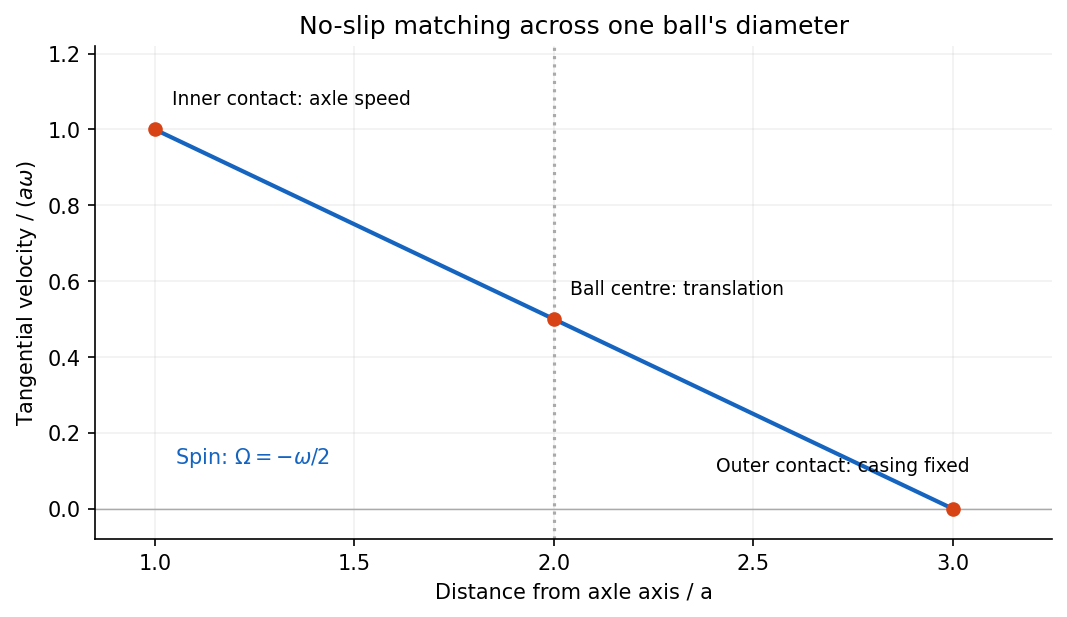

Source code (Python):
"""Original explanatory figure; Python 3.14 and root pyproject dependencies."""
from pathlib import Path
import numpy as np
import matplotlib
matplotlib.use("Agg")
import matplotlib.pyplot as plt
plt.rcParams.update({"font.size":10,"axes.spines.top":False,"axes.spines.right":False,"figure.facecolor":"white","axes.facecolor":"white"})

fig,ax=plt.subplots(figsize=(7,4),layout="constrained")
r=np.linspace(1,3,100);u=(3-r)/2
ax.plot(r,u,color="#1565c0",lw=2)
for x,y,label in [(1,1,"Inner contact: axle speed"),(2,.5,"Ball centre: translation"),(3,0,"Outer contact: casing fixed")]:
 ax.scatter([x],[y],color="#d84315",zorder=4);ax.annotate(label,(x,y),xytext=(8,12 if x<3 else 18),textcoords="offset points",ha="left" if x<3 else "right",fontsize=9)
ax.axvline(2,color="#aaa",ls=":");ax.axhline(0,color="#aaa",lw=.7)
ax.text(1.05,.12,r"Spin: $\Omega=-\omega/2$",color="#1565c0")
ax.set(xlim=(.85,3.25),ylim=(-.08,1.22),xlabel="Distance from axle axis / a",ylabel=r"Tangential velocity / $(a\omega)$",title="No-slip matching across one ball's diameter")
ax.grid(alpha=.18)

fig.savefig(Path(__file__).stem+".png",dpi=150,facecolor="white",bbox_inches="tight")
plt.close(fig)
